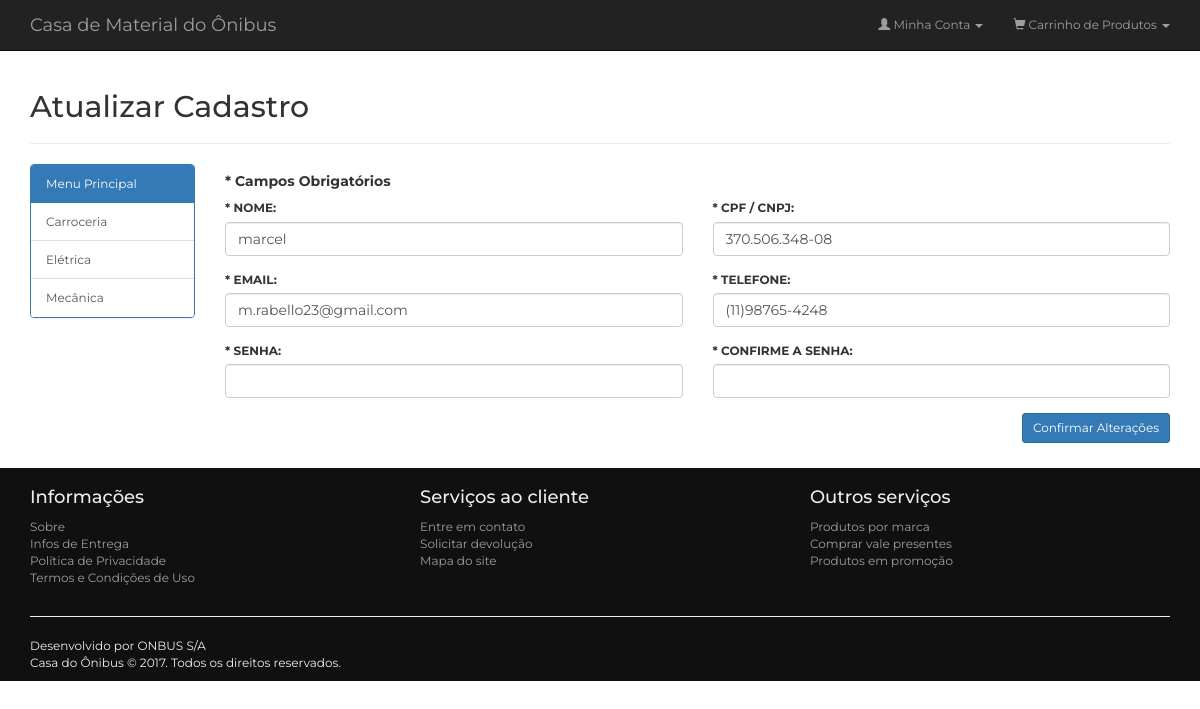
Screenshot of /admin/view/usuarios/index.php?id=1 with the database file from the repository.
### tables this page shows
CREATE TABLE `categoria` (
  `id_categoria` int(11) NOT NULL AUTO_INCREMENT,
  `ativo` bit(1) DEFAULT NULL,
  `nome` varchar(50) NOT NULL,
  PRIMARY KEY (`id_categoria`)
);

CREATE TABLE `tel_cliente` (
  `idTelCliente` int(11) NOT NULL AUTO_INCREMENT,
  `complemento` varchar(20) DEFAULT NULL,
  `numero` varchar(15) NOT NULL,
  `tipo` varchar(15) NOT NULL,
  `idCliente` int(11) DEFAULT NULL,
  PRIMARY KEY (`idTelCliente`),
  KEY `FK_nxmc2nmy02racdws30a1csiea` (`idCliente`),
  CONSTRAINT `FK_nxmc2nmy02racdws30a1csiea` FOREIGN KEY (`idCliente`) REFERENCES `cliente` (`id_cliente`)
);

CREATE TABLE `cliente` (
  `id_cliente` int(11) NOT NULL AUTO_INCREMENT,
  `ativo` bit(1) DEFAULT NULL,
  `cpf` varchar(20) NOT NULL,
  `email` varchar(50) DEFAULT NULL,
  `nome` varchar(50) NOT NULL,
  `senha` varchar(100) DEFAULT NULL,
  `tipo` int(11) NOT NULL,
  PRIMARY KEY (`id_cliente`)
);

### config.php (called while the page is built, shortened)
<?php
$rootPath = realpath($_SERVER["DOCUMENT_ROOT"]);
if ($_SERVER["SERVER_NAME"] == "localhost") {
	$rootPath.= "/loja-virtual/";
}

### model/BD/Conexao.php (called while the page is built, shortened)
<?php
class Conexao {
	protected $conn;
	protected $driver = null;
	private $config = array();
	protected function conectar($user){
		try {
			switch ($this->driver) {
				case 'mysql':
					$this->conn = mysqli_connect(
						$this->config[$user]["host"], $this->config[$user]["usuario"], $this->config[$user]["senha"], $this->config[$user]["database"]
					);
				break;
			}
			return $this->conn;
		} catch (Exception $e) {
			die( "Connection Error #1: ".$e->getMessage() );
		}
	}
	protected function setDriver($driver){
		$this->driver = $driver;
	}
	private function setConfig($user){
		$this->config["localhostMYSQL"] = array(
			"host" 		=> "localhost",
			"database" 	=> "ope",
			"usuario" 	=> "root",
			"senha" 	=> ""
		);
		$this->config["localhostORACLE"] = array(
			"host" 		=> "127.0.0.1",
			"usuario" 	=> "root",
			"senha" 	=> "",
			"port" 		=> "1521",
			"sid" 		=> "XE"
		);
		return $this->config;
	}
}

### controller/ConfiguracaoSistema.php (called while the page is built, shortened)
<?php
class ConfiguracaoSistema {
	private $model;
	function __construct(){
		$this->model = new ConfiguracaoSistemaModel();
	}
	public function listarMenuLateral(){
		return $this->model->listarMenuLateral();
	}
}

### model/ConfiguracaoSistemaModel.php (called while the page is built)
<?php
require_once 'BD/MYSQL.php';
class ConfiguracaoSistemaModel {
	private $bd;
	function __construct(){
		$this->bd = new MYSQL("localhostMYSQL");
	}
	public function listarMenuLateral(){
		return $this->bd->buscar("categoria", array("ativo = " => 1), "", "", "", "nome asc");
	}
}

### model/BD/MYSQL.php (called while the page is built, shortened)
<?php
require_once "Conexao.php";
class MYSQL extends Conexao {
	public function buscar($tabela, $condicao = array(), $campos = array(), $inner = array(), $group = '', $order = '', $inicio = '', $final = ''){
		$sql = "SELECT ";
		if ( count($campos) > 0 && !empty($campos[0]) ) {
			foreach ($campos as $k => $campo) {
				if ( $k > 0 ) {
					$sql .= ", ".$campo;
				} else {
					$sql .= $campo;
				}
			}
		} else {
			$sql .= " * ";
		}
		$sql .= " FROM ".$tabela." ";
		if ( count($condicao) > 0 ) {
			$sql .= " WHERE ";
			$cond = array();
			foreach ($condicao as $campo => $valor) {
				$cond[] = $campo." \"".$valor."\"";
			}
			$sql .= implode(" AND ", $cond);
		}
		if ( !empty($order) ) {
			$sql .= " ORDER BY ".$order;
		}
		return $this->query( $sql );
	}
	public function query($sql){
		if (!empty($sql)) {
			mysqli_autocommit($this->conn, FALSE);
			$dados = mysqli_query($this->conn, $sql);
			$retorno = "";
			if ($dados) {
				preg_match("/^\w*\s/i", $sql, $matches);
				$retornoRegex = trim($matches[0]);
				if ($retornoRegex == "SELECT") {
					if (mysqli_num_rows($dados) > 0) {
						$retorno = array();
						while ( $row = mysqli_fetch_assoc($dados) ) {
							$retorno[] = $row;
						}
					}
					return $retorno;
				} elseif ($retornoRegex == "INSERT") {
					$retorno = mysqli_insert_id($this->conn);
				} else {
					$retorno = mysqli_affected_rows($this->conn);
				}
				mysqli_commit($this->conn);
				return $retorno;
			}
		}
	}
}

### model/UsuarioModel.php (called while the page is built, shortened)
<?php
require_once 'BD/MYSQL.php';
class UsuarioModel {
	private $bd;
	function __construct(){
		$this->bd = new MYSQL("localhostMYSQL");
	}
	public function listarId($id){
		return $this->bd->query(
			"SELECT C.*, TC.*
			FROM cliente AS C
			LEFT JOIN tel_cliente AS TC ON TC.idCliente = C.id_cliente
			WHERE C.id_cliente = {$id}"
		);
	}
}

### controller/Usuario.php (called while the page is built, shortened)
<?php
class Usuario {
	private $model;
	private $utils;
	function __construct(){
		$this->model = new UsuarioModel();
		$this->utils = new Utils();
	}
	public function listarId($id){
		return $this->model->listarId(
			$this->utils->validarDados($id)
		);
	}
}

### admin/view/usuarios/index.php (the view, shortened to what this page needs)
<?php
	require "../../../config.php";
	include "../../../incs/cabecalho.php";
	include "../../../incs/menu_superior.php";
	$dados = array(
		0 => array(
			"id" 	=> "",
			"nome" 	=> "",
			"email" => "",
			"cpf" => "",
			"numero" => ""
		)
	);
	$btnAcao = "Cadastrar";
	$tituloPagina = "Novo Cadastro";
	if (isset($_GET["id"]) && !empty($_GET["id"])) {
		$usuarios = new Usuario();
		$dados = $usuarios->listarId($_GET["id"]);
		$btnAcao = "Confirmar Alterações";
		$tituloPagina = "Atualizar Cadastro";
	}
?>
<div class="row">
	<div class="col-lg-12 col-md-12 col-sm-12 col-xs-12">
		<h2><?=$tituloPagina;?></h2><hr/>
	</div>
	<?php include "../../../incs/menu_lateral.php"; ?>
	<div class="col-lg-10 col-md-9 col-sm-9 col-xs-12">
		<h5 class="bold">* Campos Obrigatórios</h5>
		<form action="<?=BASE_URL;?>acoes/rota.php" method="POST">
			<div class="row form-group">
				<div class="col-lg-6 col-md-6 col-sm-6 col-xs-6">
					<label for="nome">* NOME: </label>
					<input type="text" name="nome" id="nome" class="form-control obrigatorio" value="<?=$dados[0]["nome"];?>" />
				</div>
				<div class="col-lg-6 col-md-6 col-sm-6 col-xs-6">
					<label for="cpfCnpj">* CPF / CNPJ: </label>
					<input type="text" name="cpfCnpj" id="cpfCnpj" class="form-control obrigatorio cpfCnpj" value="<?=$dados[0]["cpf"];?>" />
				</div>
			</div>
			<div class="row form-group">
				<div class="col-lg-6 col-md-6 col-sm-6 col-xs-6">
					<label for="email">* EMAIL: </label>
					<input type="text" name="email" id="email" class="form-control obrigatorio" value="<?=$dados[0]["email"];?>" />
				</div>
				<div class="col-lg-6 col-md-6 col-sm-6 col-xs-6">
					<label for="telefone">* TELEFONE: </label>
					<input type="text" name="telefone" id="telefone" class="form-control obrigatorio tel" value="<?=$dados[0]["numero"];?>" />
				</div>
			</div>
			<div class="row form-group">
				<div class="col-lg-6 col-md-6 col-sm-6 col-xs-6">
					<label for="senha">* SENHA: </label>
					<input type="password" name="senha" id="senha" class="form-control obrigatorio" />
				</div>
				<div class="col-lg-6 col-md-6 col-sm-6 col-xs-6">
					<label for="confirmacaoSenha">* CONFIRME A SENHA: </label>
					<input type="password" name="confirmacaoSenha" id="confirmacaoSenha" class="form-control obrigatorio" />
				</div>
			</div>
			<div class="row">
				<div class="col-lg-12 col-md-12 col-sm-12 col-xs-12">
					<input type="submit" class="btn btn-primary btn-sm pull-right" value="<?=$btnAcao;?>" />
				</div>
			</div>
		</form>
	</div>
</div>
<?php include "../../../incs/rodape.php"; ?>

### incs/menu_lateral.php
<?php $menu = new ConfiguracaoSistema(); ?>
<div class="col-lg-2 col-md-3 col-sm-3 col-xs-12">
	<div class="panel panel-primary">
		<div class="panel-heading">Menu Principal</div>
		<div class="list-group">
			<?php foreach ($menu->listarMenuLateral() as $key => $value): ?>
				<a href="<?=BASE_URL;?>view/categorias/index.php?categoria=<?=$value["id_categoria"];?>" class="list-group-item">
					<?=utf8_encode(ucwords(strtolower($value["nome"])));?>
				</a>
			<?php endforeach; ?>
		</div>
	</div>
</div>

### css/main.css (style rules this page uses)
html, body { padding: 0; margin: 0; border: none; font-family: 'Montserrat', 'Trebuchet MS', sans-serif; font-size: 12px; }
body { padding-top: 70px; }
.bold { font-weight: bold; }

### rows the page displays
categoria: nome "Carroceria"
categoria: nome "Elétrica"
categoria: nome "Mecânica"
tel_cliente: nome "marcel", cpfCnpj "370.506.348-08", email "m.rabello23@gmail.com", telefone "(11)98765-4248"

### other values shown
$tituloPagina "Atualizar Cadastro"
